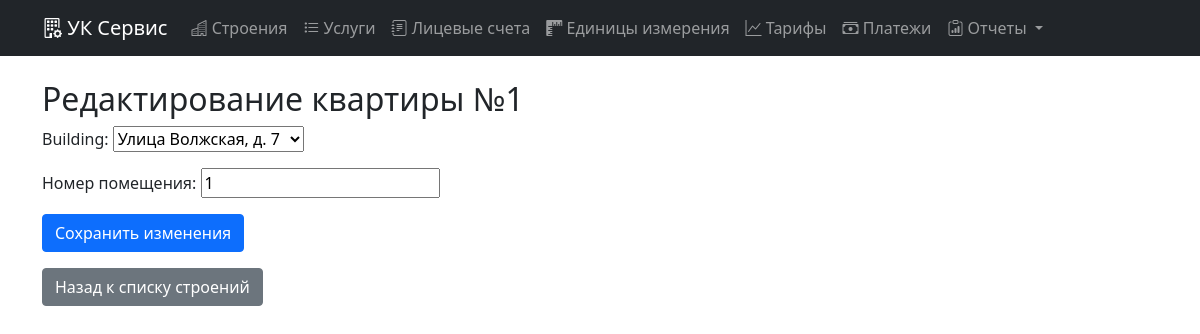
Page /room/edit/8/ on the committed database.
### main/models.py (models this page shows, shortened)
class Room(models.Model):
    building = models.ForeignKey(Building, on_delete=models.CASCADE, related_name='rooms')
    number = models.CharField("Номер помещения", max_length=10)
    class Meta:
        unique_together = ('building', 'number')

### main/views.py (the view)
# urls.py: path('room/edit/<int:pk>/', views.RoomUpdateView.as_view(), name='room_edit'),
class RoomUpdateView(UpdateView):
    model = Room
    form_class = RoomForm
    template_name = 'room_form.html'
    success_url = reverse_lazy('building_list')

### main/forms.py
class RoomForm(forms.ModelForm):
    class Meta:
        model = Room
        fields = ['building', 'number']

### main/models.py (called while the page is built)
    def __str__(self):
        return self.address

### templates/room_form.html (shortened to what this page needs)
{% extends 'base.html' %}
{% block content %}
<h2>Редактирование квартиры №{{ form.instance.number }}</h2>
<form method="post">
    {{ form.as_p }}
    <button type="submit" class="btn btn-primary">Сохранить изменения</button>
</form>
<a href="{% url 'building_list' %}" class="btn btn-secondary mt-3">Назад к списку строений</a>
{% endblock %}

### rows in the picture
Room: instance.number "1", building "Улица Волжская, д. 7", number "1"
